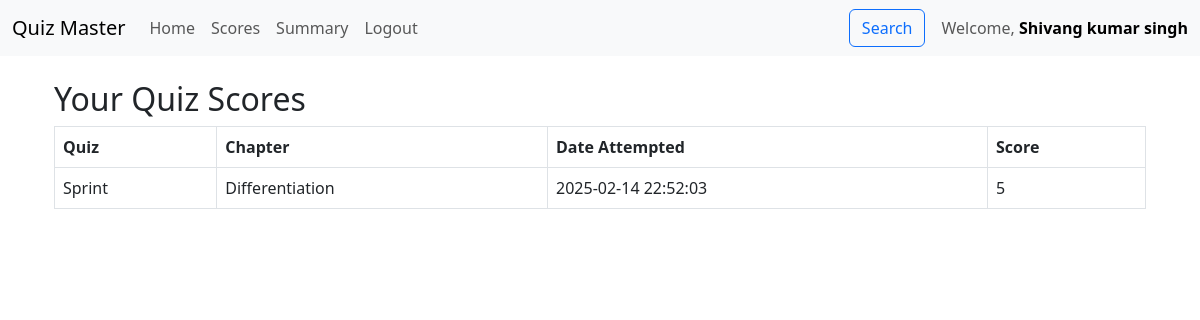
The app's page /dashboard/scores/3 (signed in), older data.
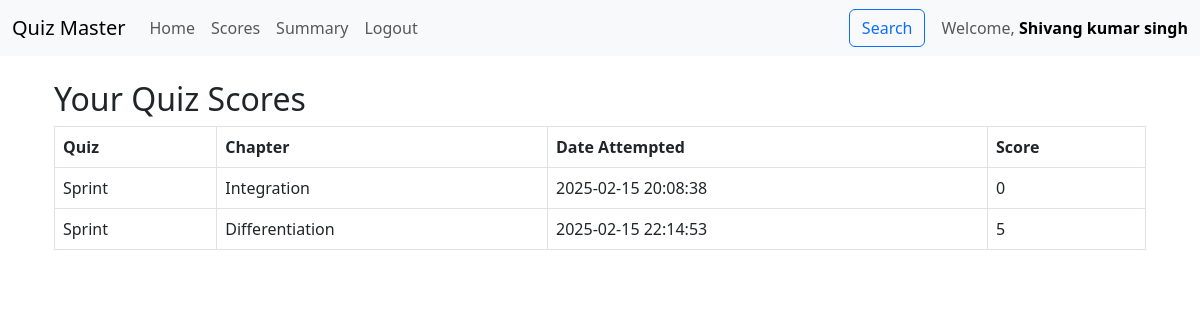
The same page, newer data.
### models.py (models this page shows, shortened)
class User(db.Model):
    id = db.Column(db.Integer, primary_key=True)
    username = db.Column(db.String(120), unique=True, nullable=False)
    password_hash = db.Column(db.String(120), nullable=False)
    full_name = db.Column(db.String(100))
    qualification = db.Column(db.String(100))
    dob = db.Column(db.Date)
    role = db.Column(db.Enum("user", "admin", name="user_roles"), default="user",)
    created_at = db.Column(db.DateTime, default=datetime.now(timezone.utc))
    scores = db.relationship('Score', backref='user', lazy=True, cascade="all, delete-orphan")

class Score(db.Model):
    id = db.Column(db.Integer, primary_key=True)
    quiz_id = db.Column(db.Integer, db.ForeignKey('quiz.id'), nullable=False)
    user_id = db.Column(db.Integer, db.ForeignKey('user.id'), nullable=False)
    timestamp = db.Column(db.DateTime, nullable=False, default=datetime.utcnow)
    total_score = db.Column(db.Integer, nullable=False)
    __table_args__ = (db.UniqueConstraint('quiz_id', 'user_id', name='unique_user_quiz_attempt'),)

class Quiz(db.Model):
    id = db.Column(db.Integer, primary_key=True)
    type=db.Column(db.String(50))
    chapter_id = db.Column(db.Integer, db.ForeignKey('chapter.id'), nullable=False)
    date_of_quiz = db.Column(db.DateTime, nullable=False, default=datetime.utcnow)
    time_duration = db.Column(db.Integer)  # format: HH:MM
    remarks = db.Column(db.String(255))
    questions = db.relationship('Question', backref='quiz', lazy=True, cascade="all, delete-orphan")
    scores = db.relationship('Score', backref='quiz', lazy=True, cascade="all, delete-orphan")

class Chapter(db.Model):
    id = db.Column(db.Integer, primary_key=True)
    subject_id = db.Column(db.Integer, db.ForeignKey('subject.id'), nullable=False)
    name = db.Column(db.String(100), nullable=False)
    description = db.Column(db.String(255))
    quizzes = db.relationship('Quiz', backref='chapter', lazy=True, cascade="all, delete-orphan")

### controllers/controllers_users.py (the view)
@app.route('/dashboard/scores/<int:user_id>')
@auth_required
def view_scores(user_id):
    current_user = User.query.get(session["user_id"])
    scores = db.session.query(Score, Quiz).join(Quiz, Score.quiz_id == Quiz.id).filter(Score.user_id == user_id).all()
    return render_template('scores.html', scores=scores, user=current_user)

### controllers/controllers_users.py (called while the page is built)
def auth_required(func):
    @wraps(func)
    def inner(*args, **kwargs):
        if "user_id" in session:
            return func(*args, **kwargs)
        else:
            flash("Please login to continue")
            return redirect(url_for("index"))
    return inner

### templates/scores.html
{% extends "base.html" %}
{% block content %}
<div class="container mt-4">
    <h2>Your Quiz Scores</h2>
    <table class="table table-bordered">
        <thead>
            <tr>
                <th>Quiz</th>
                <th>Chapter</th>
                <th>Date Attempted</th>
                <th>Score</th>
            </tr>
        </thead>
        <tbody>
            {% for score, quiz in scores %}
            <tr>
                <td>{{ quiz.type }}</td>
                <td>{{ quiz.chapter.name }}</td>
                <td>{{ score.timestamp.strftime('%Y-%m-%d %H:%M:%S') }}</td>
                <td>{{ score.total_score }}</td>
            </tr>
            {% else %}
            <tr>
                <td colspan="4" class="text-center">No attempted quizzes yet.</td>
            </tr>
            {% endfor %}
        </tbody>
    </table>
</div>
{% endblock %}

### templates/base.html (shortened to what this page needs)
<!DOCTYPE html>
<html lang="en">
<head>
    <link href="https://cdn.jsdelivr.net/npm/bootstrap@5.3.0-alpha1/dist/css/bootstrap.min.css" rel="stylesheet">
</head>
<body>
    {% include 'navbar.html' with context %}
    <div class="container mt-4">
        {% block content %}
        {% endblock %}
    </div>
</body>
</html>

### templates/navbar.html (shortened to what this page needs)
<nav class="navbar navbar-expand-lg navbar-light bg-light">
    <div class="container-fluid">
        <a class="navbar-brand" href="/">Quiz Master</a>
        <div class="collapse navbar-collapse" id="navbarNav">
            <ul class="navbar-nav me-auto">
                {% if 'user_id' in session %}
                <li class="nav-item">
                    <a class="nav-link" href="/dashboard">Home</a>
                </li>
                {% if user.role=="user" %}
                <li class="nav-item">
                    <a class="nav-link" href="/dashboard/scores/{{user.id}}">Scores</a>
                </li>
                {% else %}
                <li class="nav-item">
                    <a class="nav-link" href="/dashboard/quiz_management">Quiz</a>
                </li>
                {% endif %}
                <li class="nav-item">
                    <a class="nav-link" href="/summary">Summary</a>
                </li>
                <li class="nav-item">
                    <a class="nav-link" href="/logout">Logout</a>
                </li>
                {% endif %}
            </ul>
            {% if 'user_id' in session %}
            <div class="d-flex align-items-center">
                <a class="nav-link me-3" href="/search">
                    <button class="btn btn-outline-primary">Search</button>
                </a>
                <span class="navbar-text">
                    Welcome, <a class="fw-bold text-decoration-none" href="/profile">{{ user.full_name | capitalize }}</a>
                </span>
            </div>
            {% endif %}
        </div>
    </div>
</nav>

Row changes from the older to the newer data that the page shows:
removed Score: type "Sprint", chapter.name "Differentiation", timestamp "2025-02-14 22:52:03", total_score "5"
added Score: type "Sprint", chapter.name "Integration", timestamp "2025-02-15 20:08:38", total_score "0"
added Score: type "Sprint", chapter.name "Differentiation", timestamp "2025-02-15 22:14:53", total_score "5"
